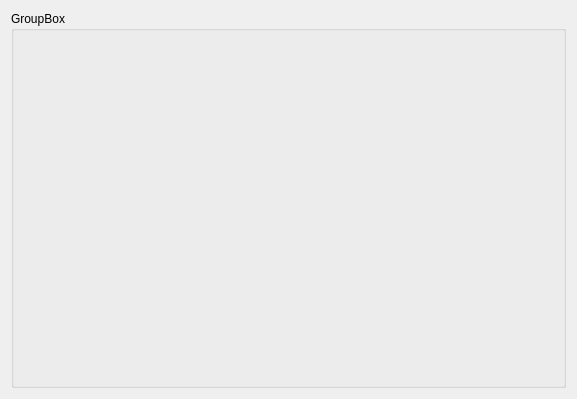
<?xml version="1.0" encoding="UTF-8"?>
<ui version="4.0">
 <class>IntListParameter</class>
 <widget class="QWidget" name="IntListParameter">
  <property name="geometry">
   <rect>
    <x>0</x>
    <y>0</y>
    <width>577</width>
    <height>399</height>
   </rect>
  </property>
  <property name="windowTitle">
   <string>Form</string>
  </property>
  <layout class="QVBoxLayout" name="verticalLayout">
   <item>
    <widget class="QGroupBox" name="groupBox">
     <property name="title">
      <string>GroupBox</string>
     </property>
     <layout class="QVBoxLayout" name="verticalLayout_3">
      <item>
       <layout class="QFormLayout" name="formLayout"/>
      </item>
     </layout>
    </widget>
   </item>
  </layout>
 </widget>
 <resources/>
 <connections/>
</ui>
